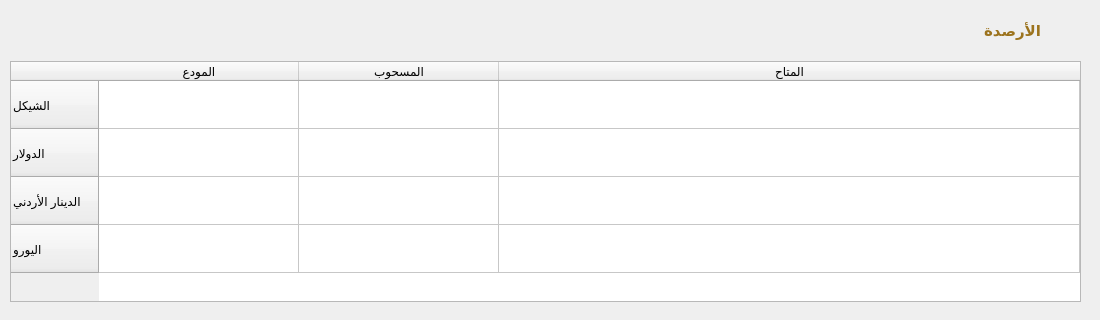
      <widget class="QWidget" name="tab_33">
       <attribute name="title">
        <string>الأرصدة</string>
       </attribute>
       <widget class="QWidget" name="widget_84" native="true">
        <property name="geometry">
         <rect>
          <x>0</x>
          <y>10</y>
          <width>1091</width>
          <height>301</height>
         </rect>
        </property>
        <property name="styleSheet">
         <string notr="true"/>
        </property>
        <property name="class" stdset="0">
         <string>Card</string>
        </property>
        <widget class="QWidget" name="widget_85" native="true">
         <property name="geometry">
          <rect>
           <x>0</x>
           <y>0</y>
           <width>1091</width>
           <height>41</height>
          </rect>
         </property>
         <property name="class" stdset="0">
          <string>bg-pink-gold box-top-radius</string>
         </property>
         <widget class="QLabel" name="label_211">
          <property name="geometry">
           <rect>
            <x>930</x>
            <y>0</y>
            <width>111</width>
            <height>41</height>
           </rect>
          </property>
          <property name="font">
           <font>
            <family>Cairo</family>
            <pointsize>11</pointsize>
            <bold>true</bold>
           </font>
          </property>
          <property name="styleSheet">
           <string notr="true">color: #9c731d;</string>
          </property>
          <property name="text">
           <string>الأرصدة</string>
          </property>
         </widget>
         <widget class="QLabel" name="label_212">
          <property name="geometry">
           <rect>
            <x>1050</x>
            <y>10</y>
            <width>21</width>
            <height>21</height>
           </rect>
          </property>
          <property name="text">
           <string/>
          </property>
          <property name="pixmap">
           <pixmap>../assets/icons/ic_fluent_lock_closed_24_filled_colored.svg</pixmap>
          </property>
          <property name="scaledContents">
           <bool>true</bool>
          </property>
         </widget>
        </widget>
        <widget class="QTableWidget" name="tableWidget_3">
         <property name="geometry">
          <rect>
           <x>10</x>
           <y>51</y>
           <width>1071</width>
           <height>241</height>
          </rect>
         </property>
         <property name="editTriggers">
          <set>QAbstractItemView::NoEditTriggers</set>
         </property>
         <attribute name="horizontalHeaderMinimumSectionSize">
          <number>31</number>
         </attribute>
         <attribute name="horizontalHeaderDefaultSectionSize">
          <number>200</number>
         </attribute>
         <attribute name="horizontalHeaderStretchLastSection">
          <bool>true</bool>
         </attribute>
         <attribute name="verticalHeaderDefaultSectionSize">
          <number>48</number>
         </attribute>
         <row>
          <property name="text">
           <string>الشيكل</string>
          </property>
         </row>
         <row>
          <property name="text">
           <string>الدولار</string>
          </property>
         </row>
         <row>
          <property name="text">
           <string>الدينار الأردني</string>
          </property>
         </row>
         <row>
          <property name="text">
           <string>اليورو</string>
          </property>
         </row>
         <column>
          <property name="text">
           <string>المودع</string>
          </property>
         </column>
         <column>
          <property name="text">
           <string>المسحوب</string>
          </property>
         </column>
         <column>
          <property name="text">
           <string>المتاح</string>
          </property>
         </column>
        </widget>
       </widget>
      </widget>
